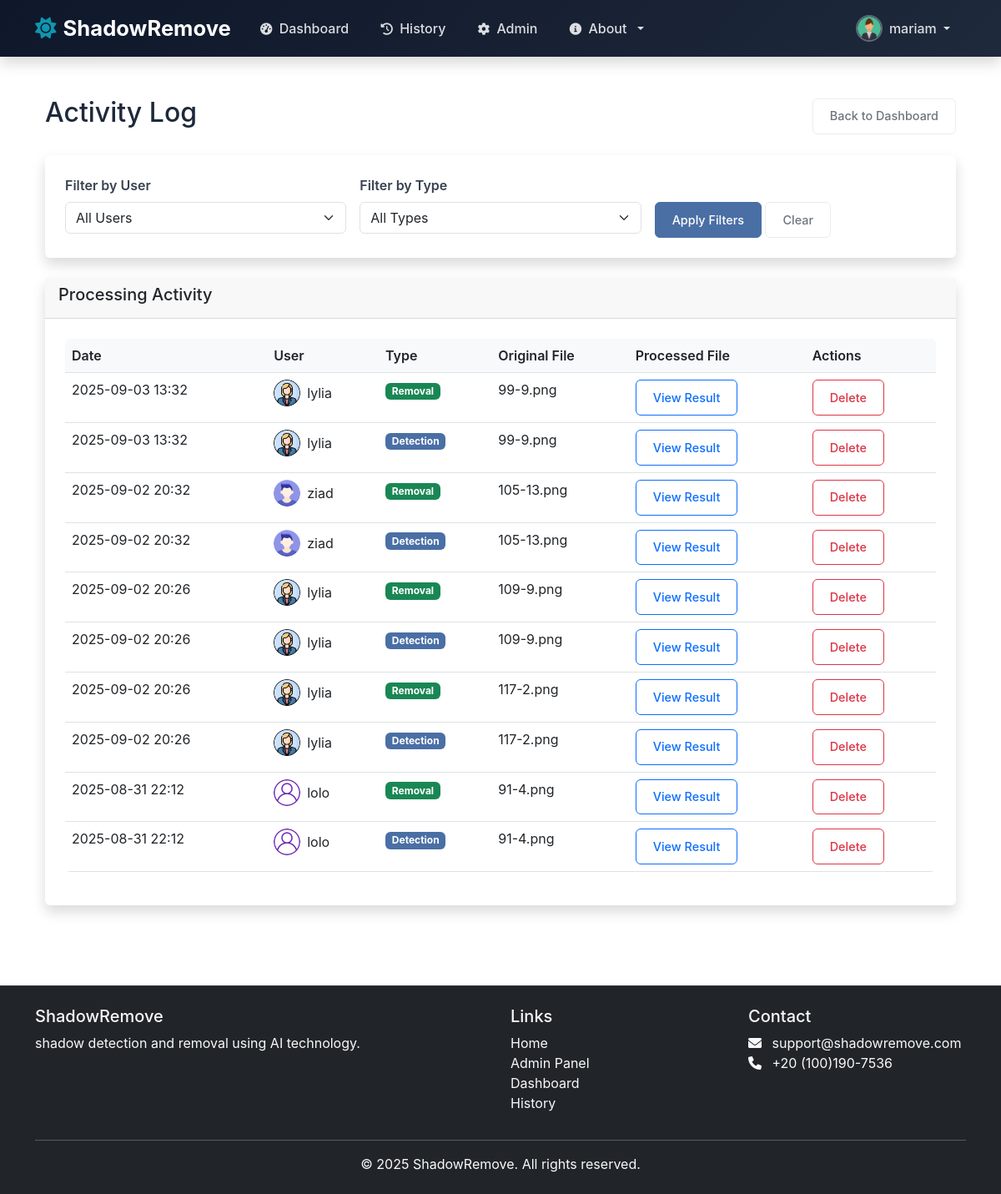
Before: /admin/activity (signed in) with the older database file.
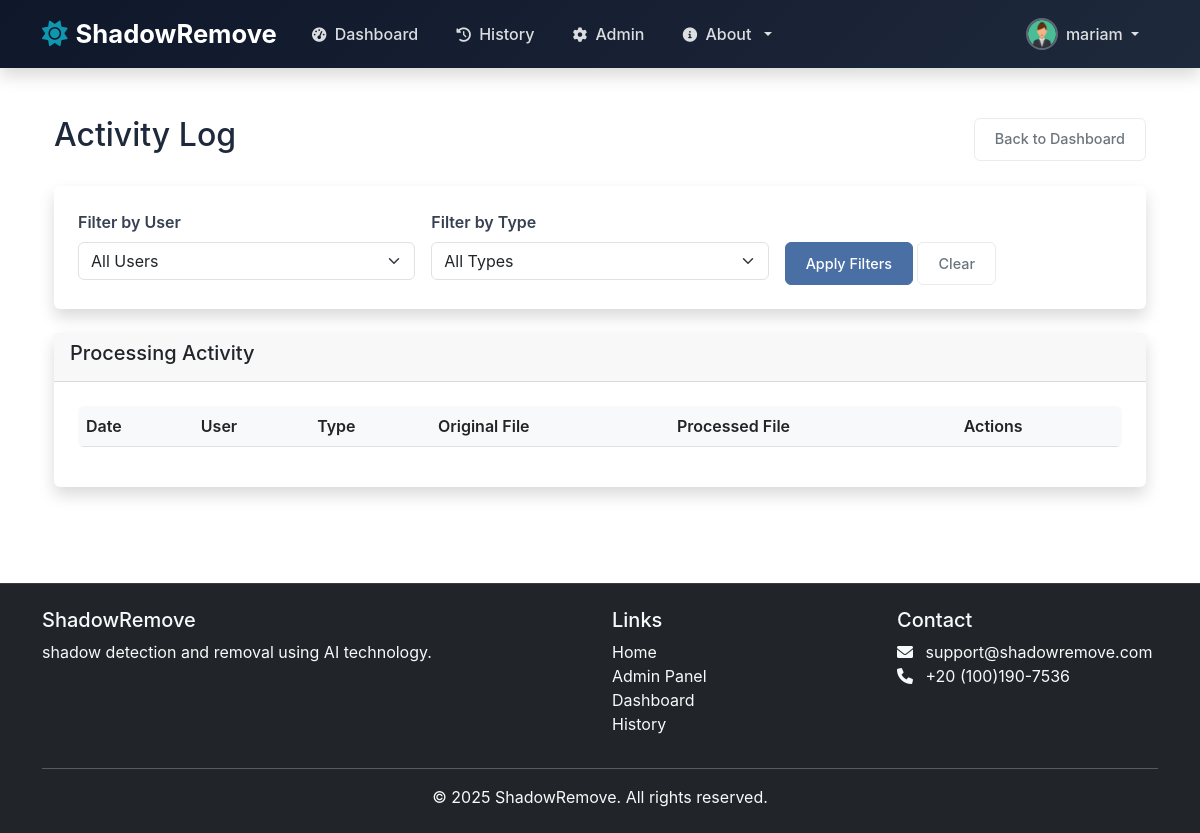
After: the same page with the newer database file.
### models.py (models this page shows, shortened)
class ProcessedImage(db.Model):
    id = db.Column(db.Integer, primary_key=True)
    user_id = db.Column(db.Integer, db.ForeignKey('user.id'), nullable=False)
    original_filename = db.Column(db.String(255), nullable=False)
    processed_filename = db.Column(db.String(255), nullable=False)
    process_type = db.Column(db.String(50), nullable=False)  # 'detection' or 'removal'
    created_at = db.Column(db.DateTime, default=datetime.utcnow)
    user = db.relationship('User', backref=db.backref('processed_images', lazy=True))

class User(UserMixin, db.Model):
    id = db.Column(db.Integer, primary_key=True)
    username = db.Column(db.String(80), unique=True, nullable=False)
    email = db.Column(db.String(120), unique=True, nullable=False)
    password_hash = db.Column(db.String(128))
    first_name = db.Column(db.String(80), nullable=True)
    last_name = db.Column(db.String(80), nullable=True)
    bio = db.Column(db.Text, nullable=True)
    avatar = db.Column(db.String(120), default='default-avatar.png')
    created_at = db.Column(db.DateTime, default=datetime.utcnow)
    updated_at = db.Column(db.DateTime, default=datetime.utcnow, onupdate=datetime.utcnow)
    is_admin = db.Column(db.Boolean, default=False)
    is_active = db.Column(db.Boolean, default=True)

### admin_route.py (the view, shortened to what this page needs)
@admin_required
def admin_activity():
    page = request.args.get('page', 1, type=int)
    per_page = 20
    user_id = request.args.get('user_id', type=int)
    process_type = request.args.get('process_type')
    date_filter = request.args.get('date_filter')
    query = ProcessedImage.query
    if user_id:
        query = query.filter_by(user_id=user_id)
    if process_type and process_type != 'all':
        query = query.filter_by(process_type=process_type)
    processed_images = query.order_by(ProcessedImage.created_at.desc()).paginate(
        page=page, per_page=per_page, error_out=False
    )
    users = User.query.all()
    return render_template('admin/activity.html',
                         processed_images=processed_images,
                         users=users,
                         user_id=user_id,
                         process_type=process_type,
                         date_filter=date_filter)

### admin_route.py (called while the page is built)
def admin_required(f):
    @wraps(f)
    def decorated_function(*args, **kwargs):
        if not current_user.is_authenticated or not current_user.is_admin:
            abort(403)
        return f(*args, **kwargs)
    return decorated_function

### app.py (called while the page is built)
@login_manager.user_loader
def load_user(user_id):
    return User.query.get(int(user_id))

### templates/admin/activity.html (shortened to what the changed rows need)
{% extends "base.html" %}
{% block content %}
<div class="container-fluid py-4">
    <div class="d-flex justify-content-between align-items-center mb-4">
        <h1 class="h2">Activity Log</h1>
    </div>
    <div class="card">
        <div class="card-body">
            <div class="table-responsive">
                <table class="table table-hover">
                    <thead>
                        <tr>
                            <th>Date</th>
                            <th>User</th>
                            <th>Type</th>
                            <th>Original File</th>
                            <th>Processed File</th>
                            <th>Actions</th>
                        </tr>
                    </thead>
                    <tbody>
                        {% for image in processed_images.items %}
                        <tr>
                            <td>{{ image.created_at.strftime('%Y-%m-%d %H:%M') }}</td>
                            <td>
                                <div class="d-flex align-items-center">
                                    {% if image.user.avatar and image.user.avatar != 'default-avatar.png' %}
                                        <img src="{{ url_for('static', filename='uploads/avatars/' + image.user.avatar) }}"
                                             class="rounded-circle me-2" width="32" height="32" alt="{{ image.user.username }}">
                                    {% else %}
                                        <img src="{{ url_for('static', filename='images/default-avatar.png') }}"
                                             class="rounded-circle me-2" width="32" height="32" alt="Default Avatar">
                                    {% endif %}
                                    {{ image.user.username }}
                                </div>
                            </td>
                            <td>
                                <span class="badge bg-{{ 'primary' if image.process_type == 'detection' else 'success' }}">
                                    {{ image.process_type | title }}
                                </span>
                            </td>
                            <td>{{ image.original_filename }}</td>
                            <td>
                                <a href="{{ url_for('admin_view_image', image_id=image.id) }}" target="_blank" class="btn btn-sm btn-outline-primary">
                                    View Result
                                </a>
                            </td>
                            <td>
                                <form action="{{ url_for('admin_delete_image', image_id=image.id) }}" method="POST" class="d-inline">
                                    <button type="submit" class="btn btn-sm btn-outline-danger delete-btn">
                                        Delete
                                    </button>
                                </form>
                            </td>
                        </tr>
                        {% endfor %}
                    </tbody>
                </table>
            </div>
        </div>
    </div>
</div>
{% endblock %}

Changed rows visible on the page:
removed ProcessedImage: created_at "2025-09-03 13:32", avatar (picture), user.username "lylia", process_type "Removal", original_filename "99-9.png"
removed ProcessedImage: created_at "2025-09-03 13:32", avatar (picture), user.username "lylia", process_type "Detection", original_filename "99-9.png"
removed ProcessedImage: created_at "2025-09-02 20:32", avatar (picture), user.username "ziad", process_type "Removal", original_filename "105-13.png"
removed ProcessedImage: created_at "2025-09-02 20:32", avatar (picture), user.username "ziad", process_type "Detection", original_filename "105-13.png"
removed ProcessedImage: created_at "2025-09-02 20:26", avatar (picture), user.username "lylia", process_type "Removal", original_filename "109-9.png"
removed ProcessedImage: created_at "2025-09-02 20:26", avatar (picture), user.username "lylia", process_type "Detection", original_filename "109-9.png"
removed ProcessedImage: created_at "2025-09-02 20:26", avatar (picture), user.username "lylia", process_type "Removal", original_filename "117-2.png"
removed ProcessedImage: created_at "2025-09-02 20:26", avatar (picture), user.username "lylia", process_type "Detection", original_filename "117-2.png"
removed ProcessedImage: created_at "2025-08-31 22:12", user.username "lolo", process_type "Removal", original_filename "91-4.png"
removed ProcessedImage: created_at "2025-08-31 22:12", user.username "lolo", process_type "Detection", original_filename "91-4.png"
